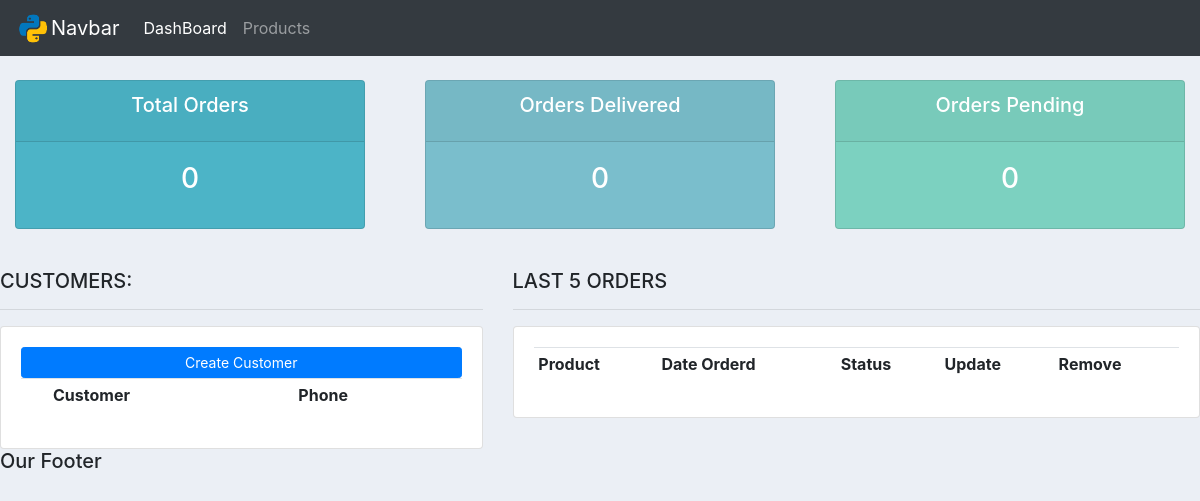
The app's page /, older data.
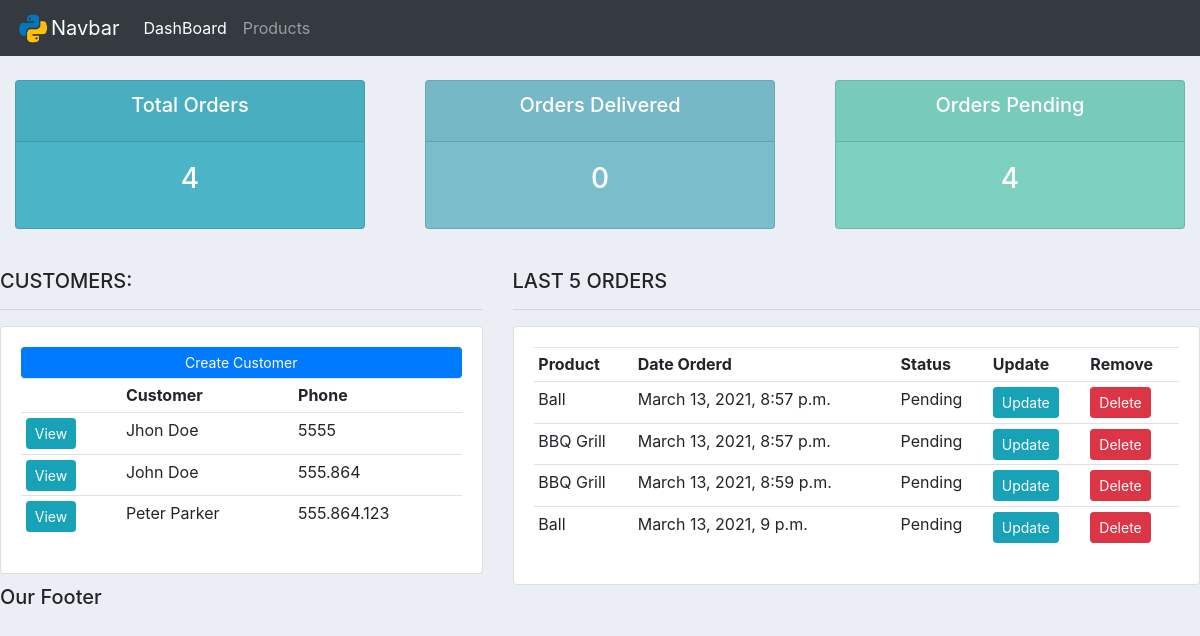
The same page, newer data.
### accounts/models.py (models this page shows, shortened)
class Customer(models.Model):
    name =  models.CharField(max_length=200, null=True)
    phone = models.CharField(max_length=200, null= True)
    email = models.CharField(max_length=200,null= True)
    date_created = models.DateTimeField(auto_now_add=True)

class Order(models.Model):
    STATUS =(
        ('Pending','Pending'),
        ('Out for Delivery','Out for Delivery'),
        ('Delivered','Delivered'),
    )
    customer = models.ForeignKey(Customer, null=True, on_delete = models.SET_NULL)
    product = models.ForeignKey(Product, null=True, on_delete = models.SET_NULL)
    date_created = models.DateTimeField(auto_now_add=True, null=True)
    status = models.CharField(max_length=200,null= True, choices=STATUS)
    note = models.CharField(max_length=1000,null= True)

class Product(models.Model):
    CATEGORY =(('Indoor','Indoor'),('Out Door','Out Door'))
    name =  models.CharField(max_length=200, null=True)
    price = models.FloatField(null= True)
    category = models.CharField(max_length=200,null= True, choices=CATEGORY)
    description = models.CharField(max_length=200,null= True,blank=True)
    date_created = models.DateTimeField(auto_now_add=True)
    tags = models.ManyToManyField(Tag)
    def __str__(self):
        return self.name

### accounts/views.py (the view)
# urls.py: path('', views.home,name='home'),
def home(request):
    orders = Order.objects.all()
    customers = Customer.objects.all()
    total_customers = customers.count()
    total_orders = orders.count()
    delivered = orders.filter(status = 'Delivered').count()
    pending = orders.filter(status = 'Pending').count()
    context = {'orders':orders, 'customers':customers,
    'total_orders': total_orders, 'delivered' : delivered,
    'pending':pending }
    return render(request, 'accounts/dashboard.html', context)

### accounts/templates/accounts/dashboard.html
{% extends 'accounts/main.html' %}
{% block content %}
{% include 'accounts/status.html' %}
<br>
<div class="row">
	<div class="col-md-5">
		<h5>CUSTOMERS:</h5>
		<hr>
		<div class="card card-body">
			<a class="btn btn-primary  btn-sm btn-block" href="">Create Customer</a>
			<table class="table table-sm">
				<tr>
					<th></th>
					<th>Customer</th>
					<th>Phone</th>
				</tr>
					{% for customer in customers %}
					 <tr>
					    <td> <a class="btn btn-sm btn-info" href="{% url 'customer' customer.id  %}">View</a></td>
						<td>{{ customer.name }}</td>
						<td>{{ customer.phone }}</td>
					 </tr>
			    	{% endfor %}
			</table>
		</div>
	</div>
	<div class="col-md-7">
		<h5>LAST 5 ORDERS</h5>
		<hr>
		<div class="card card-body">
			<table class="table table-sm">
				<tr>
					<th>Product</th>
					<th>Date Orderd</th>
					<th>Status</th>
					<th>Update</th>
					<th>Remove</th>
				</tr>
				{% for order in orders %}
					<tr>
						<td>{{ order.product }}</td>
						<td>{{ order.date_created }}</td>
						<td>{{ order.status }}</td>
						<td><a class="btn btn-sm btn-info"
							href="{% url 'update_order' order.id  %}">Update</a></td>
						<td><a class="btn btn-sm btn-danger"
							href="{% url 'delete_order' order.id  %}">Delete</a></td>
					</tr>
				{% endfor %}
			</table>
		</div>
	</div>
</div>
{% endblock  %}

Row changes from the older to the newer data that the page shows:
added Customer: name "Jhon Doe", phone "5555"
added Customer: name "John Doe", phone "555.864"
added Customer: name "Peter Parker", phone "555.864.123"
added Order: product "Ball", date_created "March 13, 2021, 8:57 p.m.", status "Pending"
added Order: product "BBQ Grill", date_created "March 13, 2021, 8:57 p.m.", status "Pending"
added Order: product "BBQ Grill", date_created "March 13, 2021, 8:59 p.m.", status "Pending"
added Order: product "Ball", date_created "March 13, 2021, 9 p.m.", status "Pending"
Text that changed along with them:
{{ total_orders }}: "0" → "4"
{{ pending }}: "0" → "4"
